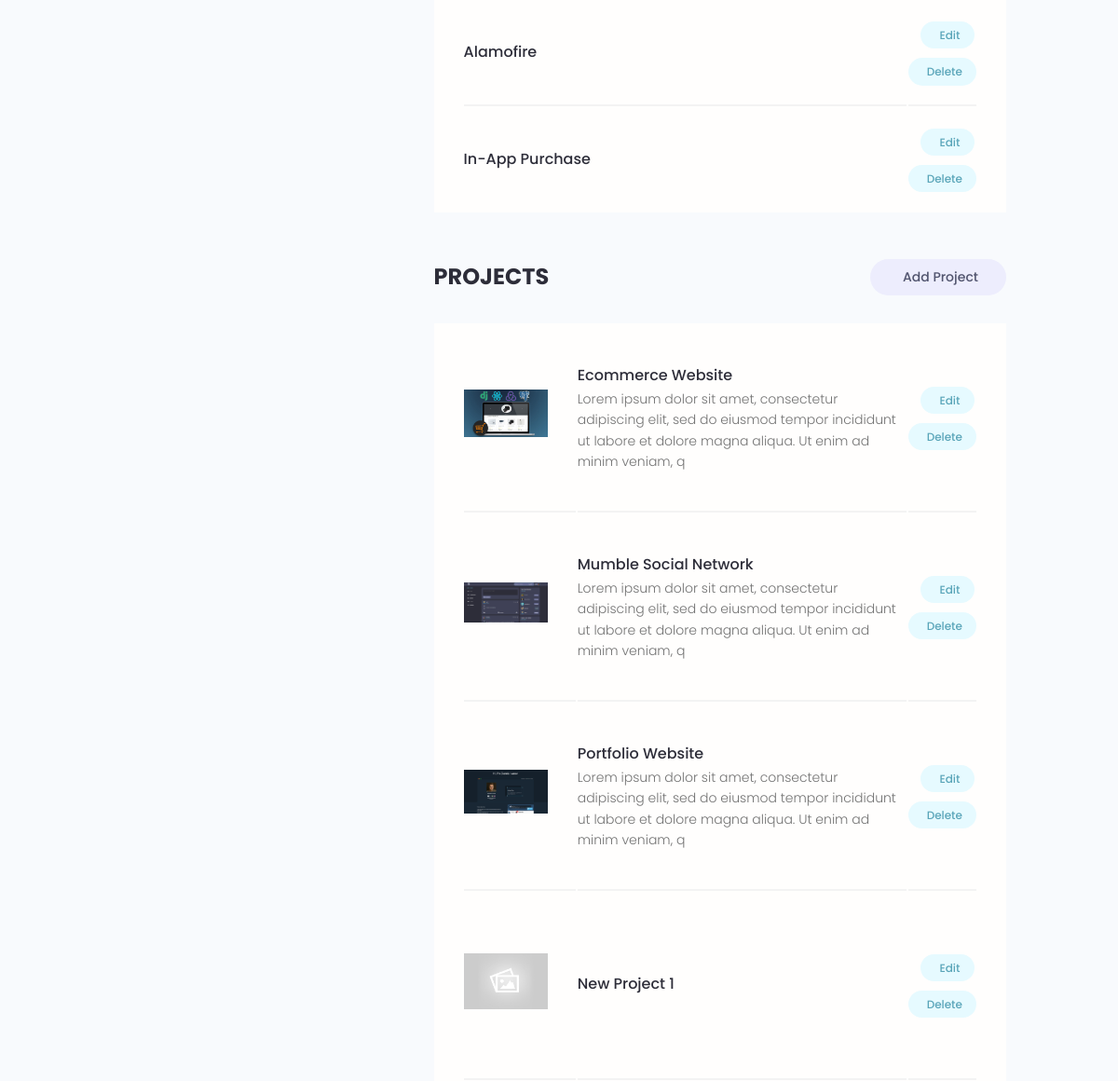
Page /account/ (signed in, middle part) on the earlier database version.
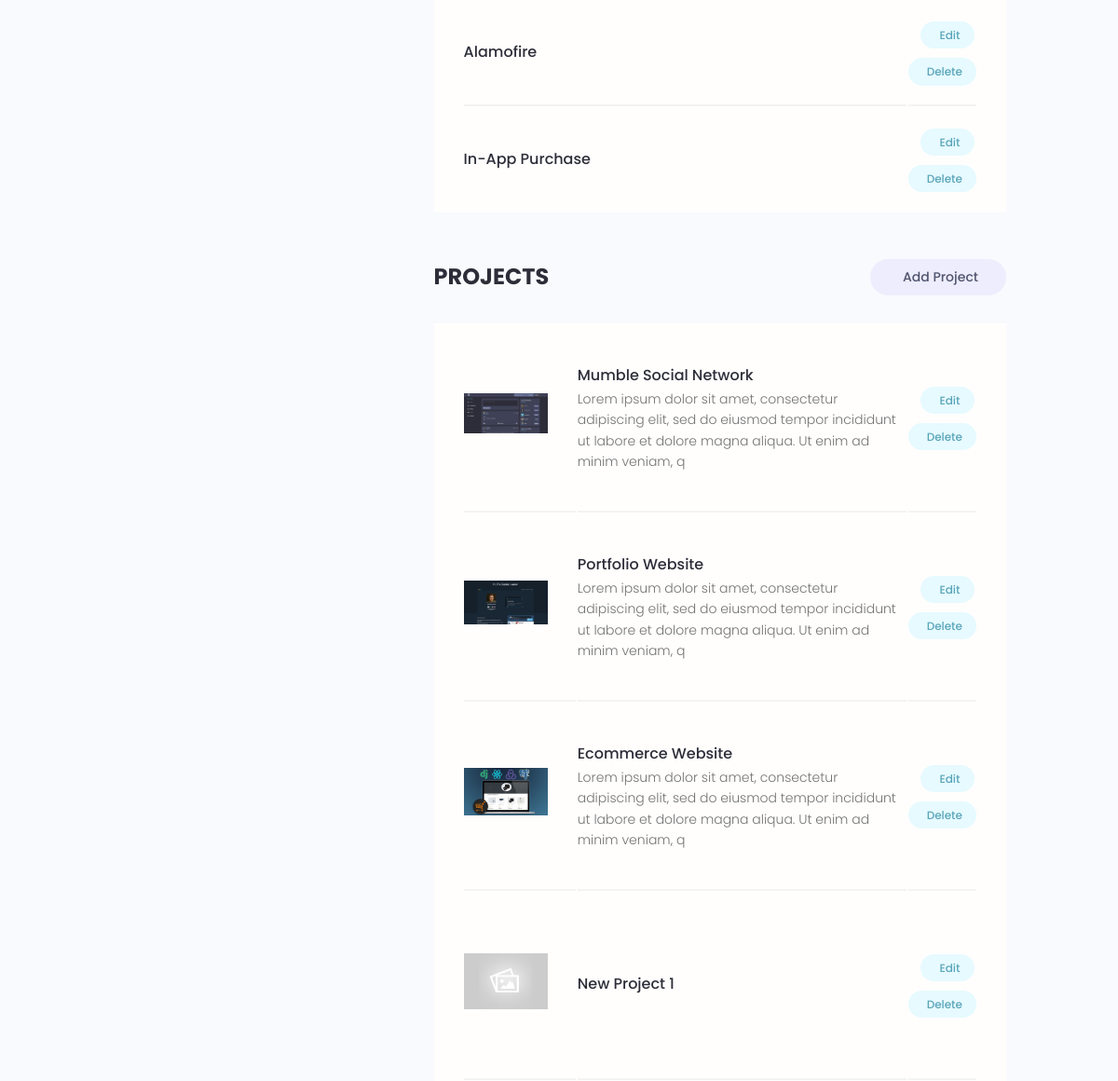
Same page on the later database version.
### users/models.py (models this page shows, shortened)
class Skill(models.Model):
    owner = models.ForeignKey(Profile, on_delete=models.CASCADE, null=True, blank=True)
    name = models.CharField(max_length=200, blank=True, null=True)
    description = models.TextField(blank=True, null=True)
    created = models.DateTimeField(auto_now_add=True)
    id = models.UUIDField(default=uuid.uuid4, unique=True, primary_key=True, editable=False)

### projects/models.py (models this page shows, shortened)
class Project(models.Model):
    id = models.UUIDField(default=uuid.uuid4, unique=True, primary_key=True, editable=False)
    owner = models.ForeignKey(Profile, null=True, blank=True, on_delete=models.CASCADE)
    title = models.CharField(max_length=200)
    description = models.TextField(null=True, blank=True)
    featured_image = models.ImageField(null=True, blank=True, default='default.jpg')
    demo_link = models.CharField(max_length=2000, null=True, blank=True)
    source_link = models.CharField(max_length=2000, null=True, blank=True)
    tags = models.ManyToManyField('Tag', blank=True)
    vote_total = models.IntegerField(default=0, null=True, blank=True)
    vote_ratio = models.IntegerField(default=0, null=True, blank=True)
    created = models.DateTimeField(auto_now_add=True)
    class Meta:
        ordering = ['-vote_ratio', '-vote_total', 'title']
    @property
    def image_url(self):
        try:
            url = self.featured_image.url
        except:
            url = ''
        return url

### users/views.py (the view)
# urls.py: path('account/', views.user_account, name='account'),
@login_required(login_url='login')
def user_account(request):
    profile = request.user.profile
    skills = profile.skill_set.all()
    projects = profile.project_set.all()
    context = {
        'profile': profile,
        'skills': skills,
        'projects': projects
    }
    return render(request, 'users/account.html', context)

### users/models.py (called while the page is built)
    def image_url(self):
        try:
            url = self.profile_image.url
        except:
            url = ''
        return url

### users/templates/users/account.html (shortened to what this page needs)
{% extends 'main.html' %}
{% block content %}
    <div class="container">
      <div class="layout">
        <div class="column column--1of3">
        </div>
        <div class="column column--2of3">
          <table class="settings__table">
                {% for skill in skills %}
                  <tr>
                      <td class="settings__tableInfo">
                        <h4>{{ skill.name }}</h4>
                      </td>
                      <td class="settings__tableActions">
                        <a class="tag tag--pill tag--main settings__btn" href="{% url 'update-skill' skill.id %}"> Edit</a>
                        <a class="tag tag--pill tag--main settings__btn" href="{% url 'delete-skill' skill.id %}?next=/account">
                          Delete</a>
                      </td>
                    </tr>
                {% endfor %}
          </table>
          <div class="settings">
            <h3 class="settings__title">Projects</h3>
            <a class="tag tag--pill tag--sub settings__btn tag--lg" href="{% url 'create-project' %}"> Add Project</a>
          </div>
          <table class="settings__table">
              {% for project in projects %}
                <tr>
                  <td class="settings__thumbnail">
                    <a href="{% url 'project' project.id %}"><img src="{{ project.image_url}}" alt="Project Thumbnail" /></a>
                  </td>
                  <td class="settings__tableInfo">
                    <a href="{% url 'project' project.id %}">{{ project.title }}</a>
                    <p>
                        {{ project.description|slice:'150' }}
                    </p>
                  </td>
                  <td class="settings__tableActions">
                    <a class="tag tag--pill tag--main settings__btn" href="{% url 'update-project' project.id %}"> Edit</a>
                    <a class="tag tag--pill tag--main settings__btn" href="{% url 'delete-project' project.id %}?next=/account">
                      Delete</a>
                  </td>
                </tr>
              {% endfor %}
          </table>
        </div>
      </div>
    </div>
{% endblock %}

Differences in the rows shown:
changed Project "Ecommerce Website": moves down the list
